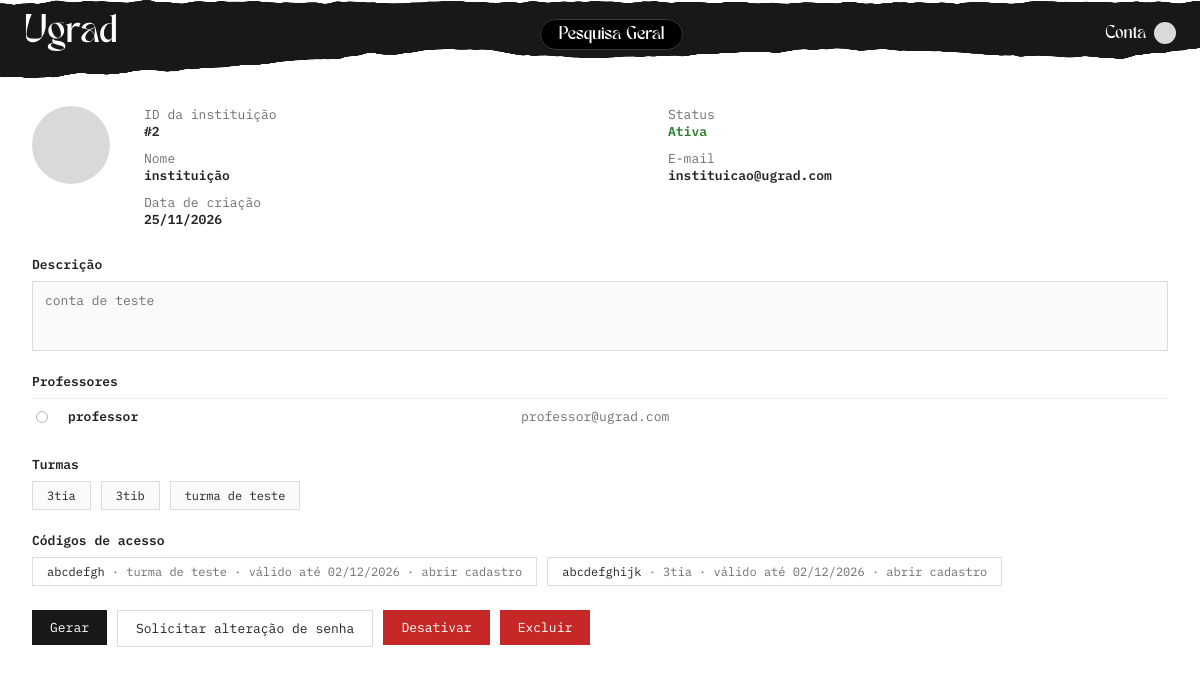
Page /admin/arq_03.php?id=2 (signed in) on the committed database.
### tables this page shows
CREATE TABLE usuarios(
  id int PRIMARY KEY AUTO_INCREMENT,
  nome varchar(64),
  email varchar(128) unique NOT NULL,
  senha varchar(128) NOT NULL,
  descricao varchar(1000),
  tipo int NOT NULL,
  ativada boolean DEFAULT TRUE,
  imagem_perfil longblob,
  data_criacao timestamp DEFAULT CURRENT_TIMESTAMP,
  FOREIGN KEY (tipo) REFERENCES tipos_usuario (id)
);

CREATE TABLE turmas(
  id int PRIMARY KEY AUTO_INCREMENT,
  nome varchar(25) NOT NULL,
  id_instituicao int NOT NULL,
  FOREIGN KEY (id_instituicao) REFERENCES usuarios(id)
);

CREATE TABLE codigo_instituicao(
  id_instituicao int NOT NULL,
  codigo varchar(30) UNIQUE NOT NULL,
  tipo_usuario int NOT NULL,
  id_turma int,
  FOREIGN KEY(id_instituicao) REFERENCES usuarios(id),
  data_criacao timestamp DEFAULT CURRENT_TIMESTAMP
);

### admin/arq_03.php (called while the page is built, shortened)
<?php
require __DIR__ . '/includes/mod_01.php';
require __DIR__ . '/includes/mod_02.php';
$id = (int)($_GET['id'] ?? 0);
$instituicao = find_instituicao($id);
$professores = professores_da_instituicao($id);
$turmas = turmas_da_instituicao($id);
$codigos = codigos_da_instituicao($id);
require __DIR__ . '/includes/mod_04.php';
require __DIR__ . '/includes/mod_06.php';
require __DIR__ . '/includes/mod_05.php';

### admin/includes/mod_02.php (called while the page is built, shortened)
<?php
function formatar_data(?string $timestamp): string {
    $t = strtotime($timestamp);
    return $t ? date('d/m/Y', $t) : '—';
}
function avatar_data_uri(?string $blob): ?string {
    if (!$blob) return null;
    $finfo = new finfo(FILEINFO_MIME_TYPE);
    $mime = $finfo->buffer($blob) ?: 'image/jpeg';
    return 'data:' . $mime . ';base64,' . base64_encode($blob);
}
function find_instituicao(int $id): ?array {
    global $pdo;
    $stmt = $pdo->prepare('SELECT u.id, u.nome, u.email, u.descricao, u.ativada, u.data_criacao, u.imagem_perfil
                            FROM usuarios u
                            JOIN tipos_usuario t ON t.id = u.tipo
                            WHERE t.nome = \'INSTITUICAO\' AND u.id = ?');
    $stmt->execute([$id]);
    $row = $stmt->fetch();
    return $row ?: null;
}
function professores_da_instituicao(int $instituicaoId): array {
    global $pdo;
    $stmt = $pdo->prepare('SELECT u.id, u.nome, u.email
                            FROM usuarios u
                            JOIN tipos_usuario t ON t.id = u.tipo
                            JOIN extra_usuarios ex ON ex.id_usuario = u.id
                            WHERE t.nome = \'PROFESSOR\' AND ex.id_instituicao = ?
                            ORDER BY u.nome');
    $stmt->execute([$instituicaoId]);
    return $stmt->fetchAll();
}
function turmas_da_instituicao(int $instituicaoId): array {
    global $pdo;
    $stmt = $pdo->prepare('SELECT id, nome FROM turmas WHERE id_instituicao = ? ORDER BY nome');
    $stmt->execute([$instituicaoId]);
    return $stmt->fetchAll();
}
function codigos_da_instituicao(int $instituicaoId): array {
    global $pdo;
    $stmt = $pdo->prepare('SELECT c.codigo, c.data_criacao, t.nome AS tipo_nome, tu.nome AS turma_nome
                            FROM codigo_instituicao c
                            JOIN tipos_usuario t ON t.id = c.tipo_usuario
                            LEFT JOIN turmas tu ON tu.id = c.id_turma
                            WHERE c.id_instituicao = ?
                            ORDER BY c.data_criacao DESC');
    $stmt->execute([$instituicaoId]);
    return $stmt->fetchAll();
}

### admin/includes/mod_06.php (the view, shortened to what this page needs)
<?php
$foto = avatar_data_uri($instituicao['imagem_perfil'] ?? null);
?>
<div class="detail-grid">
  <?php if ($foto): ?>
    <div class="detail-avatar" aria-hidden="true" style="background-image:url('<?= $foto ?>');background-size:cover;background-position:center;"></div>
  <?php else: ?>
    <div class="detail-avatar" aria-hidden="true"></div>
  <?php endif; ?>
  <div class="detail-fields">
    <div>
      <div class="field-label">ID da instituição</div>
      <div class="field-value">#<?= $instituicao['id'] ?></div>
    </div>
    <div>
      <div class="field-label">Status</div>
      <div class="field-value" style="color: <?= $instituicao['ativada'] ? 'var(--green)' : 'var(--red)' ?>;"><?= $instituicao['ativada'] ? 'Ativa' : 'Desativada' ?></div>
    </div>
    <div>
      <div class="field-label">Nome</div>
      <div class="field-value"><?= htmlspecialchars($instituicao['nome']) ?></div>
    </div>
    <div>
      <div class="field-label">E-mail</div>
      <div class="field-value"><?= htmlspecialchars($instituicao['email']) ?></div>
    </div>
    <div>
      <div class="field-label">Data de criação</div>
      <div class="field-value"><?= htmlspecialchars(formatar_data($instituicao['data_criacao'])) ?></div>
    </div>
  </div>
</div>
<div class="block">
  <h2>Descrição</h2>
  <div class="desc-box"><?= htmlspecialchars($instituicao['descricao'] ?: 'Sem descrição.') ?></div>
</div>
<div class="block">
  <h2>Professores</h2>
  <?php foreach ($professores as $p): ?>
    <div class="user-row">
      <span class="radio" aria-hidden="true"></span>
      <a class="user-name detail-trigger" href="arq_02.php?id=<?= $p['id'] ?>" data-id="<?= $p['id'] ?>" data-type="usuario"><?= htmlspecialchars($p['nome']) ?></a>
      <span class="dim"><?= htmlspecialchars($p['email']) ?></span>
    </div>
  <?php endforeach; ?>
</div>
<div class="block">
  <h2>Turmas</h2>
  <div class="chip-row">
    <?php foreach ($turmas as $t): ?>
      <a class="chip detail-trigger" href="arq_04.php?id=<?= $t['id'] ?>" data-type="turma" data-id="<?= $t['id'] ?>"><?= htmlspecialchars($t['nome']) ?></a>
    <?php endforeach; ?>
  </div>
</div>
<div class="block">
  <h2>Códigos de acesso</h2>
  <div class="chip-row">
    <?php foreach ($codigos as $c): ?>
      <?php $expirado = strtotime($c['data_criacao'] . ' +7 days') < strtotime('today'); ?>
      <span class="chip"><?= htmlspecialchars($c['codigo']) ?> <span class="dim">· <?= htmlspecialchars($c['turma_nome'] ?? 'Instituição') ?> · <?= $expirado ? 'expirado em ' : 'válido até ' ?><?= date('d/m/Y', strtotime($c['data_criacao'] . ' +7 days')) ?></span>
        <?php if (file_exists(__DIR__ . '/../../codigo_instituicao.php') && !$expirado): ?>
          <a class="dim" href="../codigo_instituicao.php?codigo=<?= urlencode($c['codigo']) ?>" target="_blank" rel="noopener">· abrir cadastro</a>
        <?php endif; ?>
      </span>
    <?php endforeach; ?>
  </div>
</div>
<div class="actions-row">
  <form method="post" action="arq_03.php?id=<?= $instituicao['id'] ?>" class="ajax-action-form">
    <button type="submit" class="btn btn-dark">Gerar</button>
  </form>
  <form method="post" action="arq_03.php?id=<?= $instituicao['id'] ?>" class="ajax-action-form" data-confirm="Gerar uma nova senha temporária para esta instituição e enviar por e-mail? A senha atual deixa de funcionar.">
    <button type="submit" class="btn btn-outline">Solicitar alteração de senha</button>
  </form>
  <?php if ($instituicao['ativada']): ?>
    <form method="post" action="arq_03.php?id=<?= $instituicao['id'] ?>" class="ajax-action-form" data-confirm="Desativar esta instituição?">
      <button type="submit" class="btn btn-danger">Desativar</button>
    </form>
  <?php endif; ?>
  <form method="post" action="arq_03.php?id=<?= $instituicao['id'] ?>" class="ajax-action-form" data-confirm="Tem certeza que deseja excluir esta instituição?">
    <button type="submit" class="btn btn-danger">Excluir</button>
  </form>
</div>

### admin/css/painel_estilo.css (style rules this page uses)
:root { --black: #17181a; --near-black: #222325; --grey-bg: #9a9a9a; --card-bg: #ffffff; --border: #dcdcdc; --text: #232323; --text-muted: #6f6f6f; --red: #c62828; --red-dark: #a11f1f; --green: #2e7d32; --radius: 0; --font: 'IBM Plex Mono', 'Courier New', monospace; --soft-bg: #fafafa; --avatar-bg: #d9d9d9; --row-selected-bg: #f4f4f4; --fs-2xs: 10px; --fs-xs: 11px; --fs-sm: 12px; --fs-base: 13px; --fs-md: 14px; --fs-lg: 16px; --fs-xl: 18px; --fw-regular: 400; --fw-semibold: 600; }
* { box-sizing: border-box; }
button, input, textarea, select { font-family: inherit; }
body { margin: 0; font-family: var(--font); background: var(--grey-bg); color: var(--text); min-height: 100vh; transition: background-color .15s ease, color .15s ease; }
a { color: inherit; text-decoration: none; }
.user-row { display: grid; grid-template-columns: 22px 1.4fr 1fr 1fr; align-items: center; gap: 10px; padding: 9px 4px; font-size: var(--fs-base); border-top: 1px solid #eee; }
.user-row .radio { width: 12px; height: 12px; border-radius: 50%; border: 1px solid #b5b5b5; display: inline-block; }
.user-row a.user-name { font-weight: var(--fw-semibold); }
.user-row span.dim { color: var(--text-muted); }
.detail-grid { display: grid; grid-template-columns: 90px 1fr; gap: 22px; margin-bottom: 22px; }
.detail-avatar { width: 78px; height: 78px; border-radius: 50%; background: var(--avatar-bg); }
.detail-fields { display: grid; grid-template-columns: 1fr 1fr; gap: 4px 24px; font-size: var(--fs-base); }
.detail-fields .field-label { color: var(--text-muted); }
.detail-fields .field-value { font-weight: var(--fw-semibold); margin-bottom: 6px; }
.block { margin-bottom: 22px; }
.block h2 { font-size: var(--fs-base); font-weight: var(--fw-semibold); text-transform: none; margin: 0 0 8px; display: flex; align-items: center; gap: 6px; }
.desc-box { border: 1px solid var(--border); border-radius: var(--radius); min-height: 70px; padding: 10px 12px; font-size: var(--fs-base); color: var(--text-muted); background: var(--soft-bg); }
.chip-row { display: flex; gap: 10px; flex-wrap: wrap; }
.chip { border: 1px solid var(--border); border-radius: var(--radius); padding: 6px 14px; font-size: var(--fs-sm); }
.actions-row { display: flex; gap: 10px; flex-wrap: wrap; margin-top: 24px; }
.btn { border: none; border-radius: var(--radius); padding: 9px 18px; font-size: var(--fs-base); cursor: pointer; }
.btn-dark { background: var(--black); color: #fff; }
.btn-danger { background: var(--red); color: #fff; }
.btn-outline { background: #fff; border: 1px solid var(--border); color: var(--text); }
.dim { color: var(--text-muted); }
a.chip.detail-trigger, .field-value a.detail-trigger { cursor: pointer; }
a.chip.detail-trigger { background: var(--soft-bg); }

### rows in the picture
usuarios: id "2", nome "instituição", email "instituicao@ugrad.com", data_criacao "25/11/2026", descricao "conta de teste"
usuarios: nome "professor", email "professor@ugrad.com"
turmas: nome "3tia"
turmas: nome "3tib"
turmas: nome "turma de teste"
codigo_instituicao: codigo "abcdefgh", id_turma.nome "turma de teste", shows "válido até", data_criacao "02/12/2026"
codigo_instituicao: codigo "abcdefghijk", id_turma.nome "3tia", shows "válido até", data_criacao "02/12/2026"
